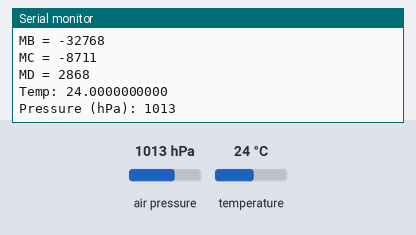
Recording of a sketch running on a simulated Arduino Uno, built with avr-gcc and run on an emulated ATmega328P. Shown: the last lines printed to the serial monitor. Wiring (inferred from the names in the program): BMP180 pressure sensor at I2C address 0x77. The inputs (shaded band) are chosen by the test bench; at power-on: air pressure 1013 hPa, temperature 24 °C.

Above: at 1.2 s.
1.3 s: air pressure set to 952 hPa
3.2 s: temperature set to 12 °C
At 4.5 s:
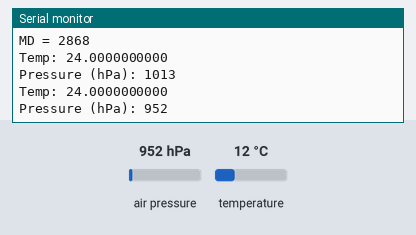
5.1 s: air pressure set to 975 hPa
At 7.3 s:
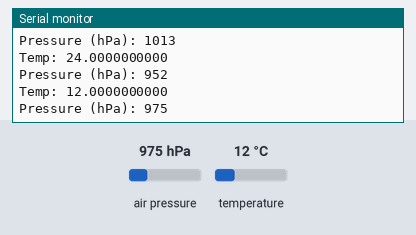
Timing chart, 0 to 8.8 s (numbered marks = the images above; inputs shaded):
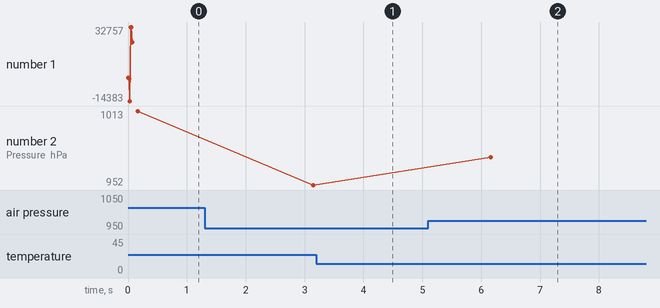

The sketch:

custom_sensor.ino
```cpp
#include <custom_BMP085.h>
#include <Wire.h>

BMP085 sensor;
float temp = 0;
long pressure = 0;
void setup()
{

  Wire.begin();
  Serial.begin(9600);

  sensor.BMP085Calib();
}

void loop()
{

  temp = sensor.BMP085CalcTemp();
  Serial.print("Temp: ");
  Serial.println(temp, DEC);

  pressure = sensor.BMP085CalcPres();
  Serial.print("Pressure (hPa): ");
  Serial.println(pressure);

  delay(3000);
}
```

Measured:
- after the input at 5.1 s, the serial monitor: prints a new line after 1.1 s (image 2)
- plotted number 2: 1013 → 952 after the input at 1.3 s, 952 → 975 after the input at 5.1 s
